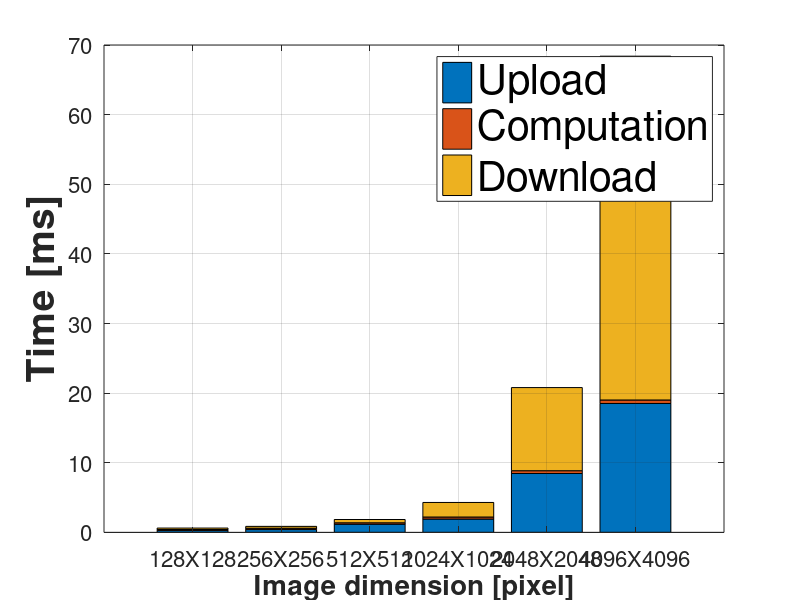
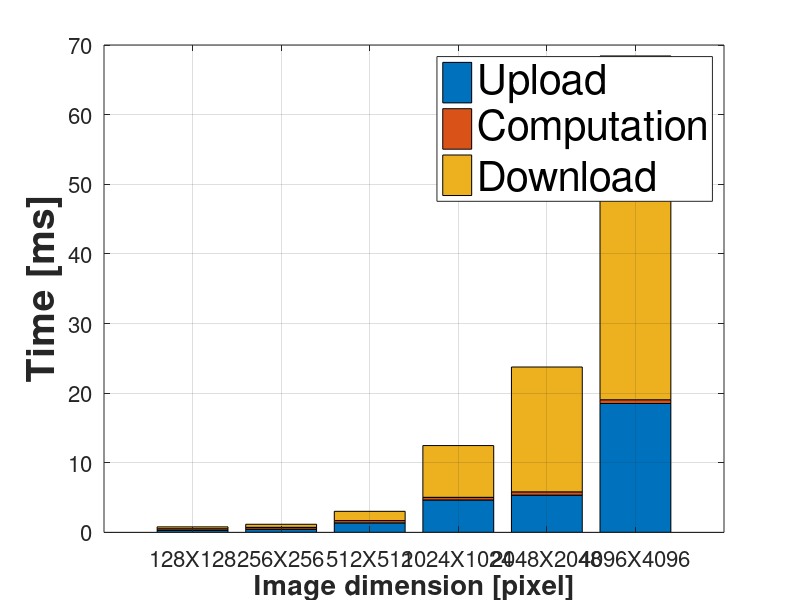
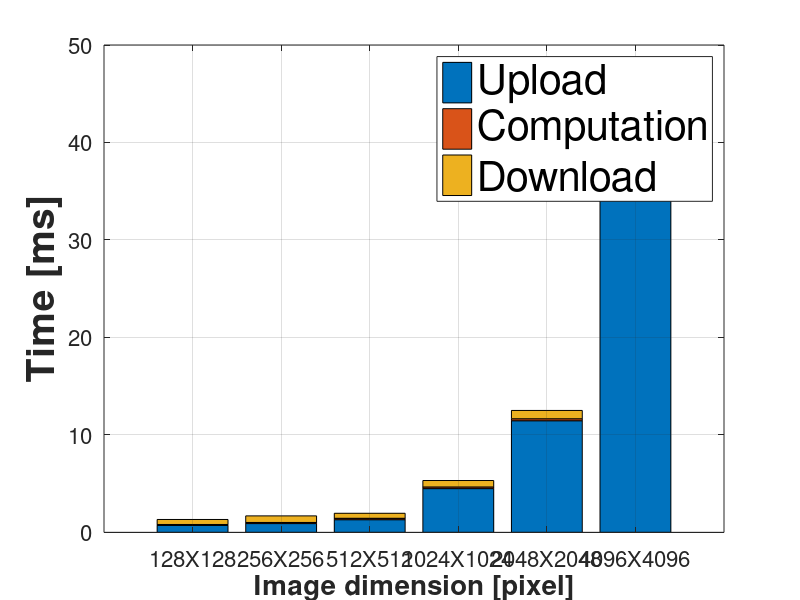

Write MATLAB code to recreate these figures, in order.
close all;
clear all;
clc;

dim={  '128X128';
       '256X256';
       '512X512';
       '1024X1024';
       '2048X2048';
       '4096X4096'};
   
%% Time convolution

%       Up          Comp        Down        
tConv=[0.0002637	0.0000782	0.0002056;
        0.0004102	0.0000977	0.0002627;
        0.0011869	0.0000997	0.0004687;
        0.001922	0.0001455	0.0020895;
        0.0084622	0.0002009	0.0119381;
        0.01852     0.0002502	0.049374
];


timeConv=tConv*10^3;

timeConv(:,2)=timeConv(:,2)*2;

figure('Name','Conolution filter')
bar(timeConv,'stacked');
set(gca,'XTickLabel',dim);
set(gca,'FontSize',16);
% title('Conolution filter','FontWeight','bold','FontSize',32);
ylabel('Time [ms]','FontSize',28,'FontWeight','bold');
xlabel('Image dimension [pixel]','FontSize',20,'FontWeight','bold');
legend('Upload','Computation','Download','FontSize',30)
grid on;

%% Time median
            %Up         Comp        Down 
tMedian=[
            0.0003081	0.0001115	0.0002674;
            0.0004652	0.000133	0.0004391;
            0.0013685	0.0001661	0.0013303;
            0.0046586	0.0001908	0.0074325;
            0.0053527	0.0002374	0.0179277;
            0.0185173	0.0002682	0.049374
];

timeMedian=tMedian.*10^3;

timeMedian(:,2)=timeMedian(:,2)*2;

figure('Name','Median filter')
bar(timeMedian,'stacked');
set(gca,'XTickLabel',dim);
set(gca,'FontSize',16);
% title('Execution time','FontWeight','bold','FontSize',32);
ylabel('Time [ms]','FontSize',28,'FontWeight','bold');
xlabel('Image dimension [pixel]','FontSize',20,'FontWeight','bold');
legend('Upload','Computation','Download','FontSize',30)
grid on;

%% Time hist

%           Up          Comp        Down  
tHist = [
            0.0007198	0.0000948	0.000513;
            0.0009082	0.0001137	0.0006742;
            0.0013066	0.0001442	0.0005126;
            0.0044947	0.0001694	0.0006601;
            0.011458	0.0002035	0.0008507;
            0.039123	0.0002963	0.000853
];

timeHist=tHist(:,1:end)*10^3;

%timeConv(:,2)=timeConv(:,2)*2;

figure('Name','Histogram')
bar(timeHist,'stacked');
set(gca,'XTickLabel',dim);
set(gca,'FontSize',16);
% title('Execution time','FontWeight','bold','FontSize',32);
ylabel('Time [ms]','FontSize',28,'FontWeight','bold');
xlabel('Image dimension [pixel]','FontSize',20,'FontWeight','bold');
legend('Upload','Computation','Download','FontSize',30)
grid on;

